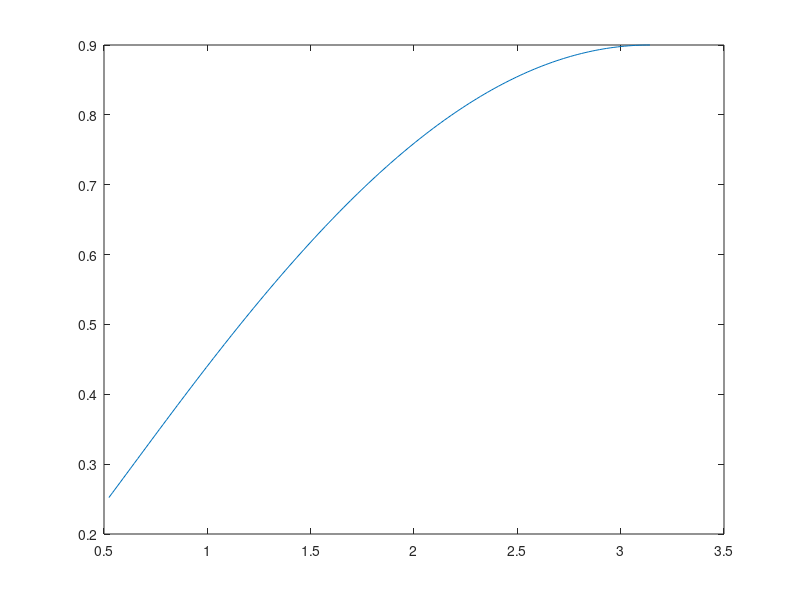

Here is the MATLAB script that generated this plot:
%% =========== BLIJF VAN HET ONDERSTAANDE CODE COMMENTAAR AF! =============
%                    |88982202e49819c94ebc5e972307bdee|
%                            1811231301
%
% LEES DE VOLGENDE REGELS:
%
% 1 -   De volgende AANGEMAAKTE onderdelen mag je NIET aanpassen:
%                           A: Bestandsnamen
%                           B: Commentaar bij de code
%                           C: Folders en folderstructuur
%       Doe je dat toch dan krijg je GEEN punten voor deze opdracht.
% 2 -   Als dit bestand niet uit te voeren valt, bijvoorbeeld doordat je
%       tijdens het uitvoeren een foutmelding krijgt, krijg je GEEN punten!
% 3 -   Elke variabele waar 'NaN' aan is toegekend moet JIJ bewerken.
% 4 -   Je maakt de opdracht in dit bestand. Vul het bestand alleen aan met
%       voor de opdracht nuttige code. Doe je dit niet, dan kan dat een
%       vermindering van het te verdienen aantal punten tot gevolg hebben.
% 5 -   Door JOU geschreven commentaarregels (met %% of %) worden niet
%       door ons gelezen of gebruikt. 
% 6 -   Matlab is case-sensitive (hoofdlettergevoelig). De 
%       variabelen: 'aa', 'aA', 'Aa' en 'AA' zijn allemaal verschillend. 
%       Let dus goed op!
% 7 -   Als je programma een eeuwige-lus bevat (lees: nooit stopt met
%       uitvoeren) krijg je GEEN punten.
% 
% Opdrachtbeschrijving:
% Deze opdracht bestaat uit het schrijven/aanvullen van een SCRIPT. De
% specifieke opdracht staat hieronder.
%
% LET OP!
% Exacte naamgeving is heel belangrijk! Merk bv. het verschil op tussen
% de twee variabelen: 'mekker' en de variabele 'Mekker'. Matlab maakt dus 
% onderscheid tussen kleine letters en hoofdletters.
%
%% =========== BLIJF VAN HET BOVENSTAANDE CODE COMMENTAAR AF! =============
 
%% Opdracht 5
%
% Iemand ligt op zijn/haar rug met opgetrokken knie (zie onderstaande 
% schets). Hieronder staat een coderegel waarmee je verschillende 
% kniehoeken genereert van 30 graden tot 180 graden. 
% Bepaal met behulp van een loop (for/while) de 
% afstand tussen heup en enkel voor elk van deze kniehoeken.
% Deze heup-enkel afstand zet je in een variabele genaamd: L3.
%
% Gebruik hiervoor de cosinusregel:
%           c^2 = a^2 + b^2 - 2*a*b*cos(phi).
%                     _
%                   _/ \
%                 _/ phi\
%               _/       \
%        b=L2 _/          \ a=L1
%           _/             \
%        _/                 \
%       /                    \
%       --------------------- 
%                   c=L3
%
% Plot afstand L3 (op de y-as) tegen de bijbehorende kniehoek (phi, op de
% x-as).

close all
phi = 30*pi/180:1*pi/180:pi;
% lengte onderbeen:
L1 = 0.4;
% lengte bovenbeen:
L2 = 0.5;

% De oplossing:
L3 = zeros(size(phi));
for i = 1:size(phi,2)
    L3(i) = sqrt(L1^2+L2^2-2*L1*L2*cos(phi(i)));
end    
figure
plot(phi,L3)
